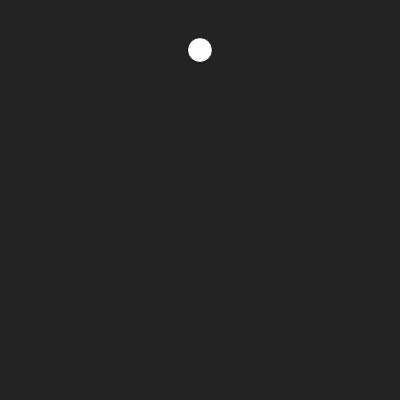
Frame 1 (no input)
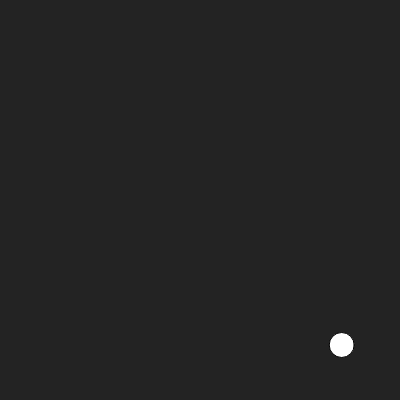
Frame 60 (no input)
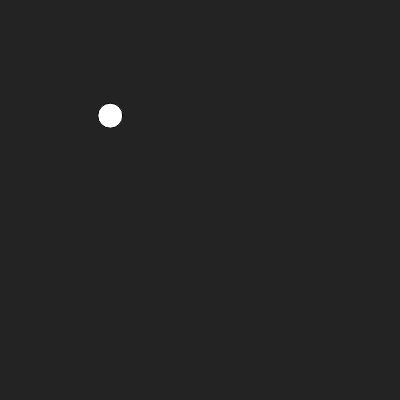
Frame 120 (the mouse pressed at the canvas centre since frame 60)

The p5.js sketch that drew these frames (run headless with seeded random() and noise() and a simulated clock; from frame 60 on, the mouse is pressed at the canvas centre):

// p5.js sketch
// ── sketch.js
// Burakhan unver 28.01.2021
let y  = 50 ;
let y1 = 5 ;

let x  = 200;
let x1 = 4;
function setup() {
  createCanvas(400, 400);
}

function draw() {
  background(35);
  circle(x,y,25);
  if(y > 387.5)
  y1 = random(-3,-6);
  if(y < 12.5)
  y1 = y1 = random( 3, 6);
  
  if(x > 387.5)
  x1 = random(-3,-6);
  if(x < 12.5)
  x1 = random(3,  6);
  
  x = x + x1
  y = y + y1
}

// ── style.css
html, body {
  margin: 0;
  padding: 0;
  background-color: rgb(23, 23, 23);
}
canvas {
  display: block;
}

p, a{
  color : rgb(75, 75, 75)
}
